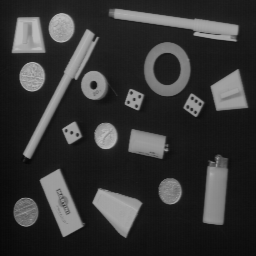
#> input picture taller_6/images/OBJECTS.png, 256 x 256 px
$ jupyter execute ejercicio_sintesis_1.ipynb
#> lines starting #> are read from the running program, lines starting #| are printed output that depends on the picture; after the words box and inside, x2 and y2 are one past the last pixel; in counts of white or black regions, pixels touching at a corner belong together; long printed decimals are rounded
[cell 1]
import cv2
import matplotlib.pyplot as plt

image = cv2.imread("images/OBJECTS.png", cv2.IMREAD_GRAYSCALE)
#> image is the input picture: shape (256, 256); min 7, max 188, mean 53.3

plt.imshow(image, cmap="gray")
plt.show()

[cell 2]
# Umbralice esta imagen para separar los objetos del fondo (umbral=70).

retval, umbralizada = cv2.threshold(image, 70, 255, cv2.THRESH_BINARY)
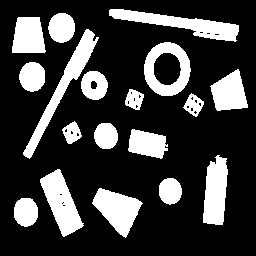
#> umbralizada: shape (256, 256); 24.2% white; 18 white regions

plt.imshow(umbralizada, cmap="gray")
plt.title("umbralizada")
plt.show()

[cell 3]
# Etiquetado de objetos

from skimage.measure import label, regionprops
import numpy as np

connected_components = label(umbralizada, background=0, connectivity=2)
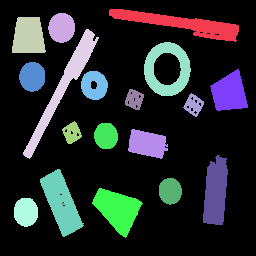
#> connected_components: shape (256, 256) int64; 19 distinct labels, from 0 to 18; one colour per label, 0 black

regions = regionprops(connected_components)
#> regions = 18 regions; largest, box (x1, y1, x2, y2) and area: (109, 9, 239, 42) 1639, (23, 29, 99, 159) 1618, (40, 169, 84, 237) 1475, (92, 188, 143, 238) 1366, (203, 155, 228, 225) 1330

objetos_interes = []
result_image = np.zeros_like(umbralizada)

for r in regions:
    if r.axis_minor_length >= 22:
        result_image[connected_components == r.label] = 255
        print(r.label, r.axis_minor_length)
        objetos_interes.append(r)
#> this loop made 18 passes
#| 2 26.863
#| 3 33.681
#| 5 54.253
#| 6 26.232
#| 7 35.792
#| 8 27.658
#| 12 23.989
#| 13 26.254
#> (further printed lines are left out)
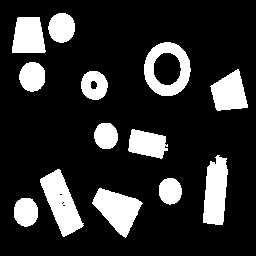
#> result_image: shape (256, 256); 18% white; 13 white regions
#> after the loop, objetos_interes = 13 regions; largest, box (x1, y1, x2, y2) and area: (40, 169, 84, 237) 1475, (92, 188, 143, 238) 1366, (203, 155, 228, 225) 1330, (144, 42, 191, 96) 1305, (210, 69, 248, 111) 1058


plt.imshow(result_image, cmap="gray", vmin=0, vmax=255)
plt.title("result_image")
plt.show()

result_image2 = np.zeros_like(umbralizada)
for r in objetos_interes:
    if r.solidity < 0.91:
        result_image2[connected_components == r.label] = 255
#> this loop made 13 passes
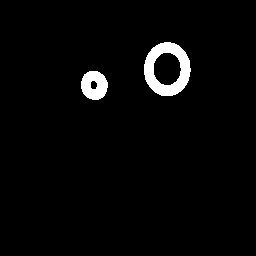
#> result_image2: shape (256, 256); 2.9% white; 2 white regions, box (x1, y1, x2, y2) and area: (144, 42, 191, 96) 1305, (81, 71, 108, 100) 581

plt.imshow(result_image2, cmap="gray", vmin=0, vmax=255)
plt.title("result_image")
plt.show()

inverted_2 = cv2.bitwise_not(result_image2)
plt.imshow(inverted_2, cmap="gray", vmin=0, vmax=255)
plt.title("inverted_2")
plt.show()

final = cv2.bitwise_and(result_image, inverted_2)
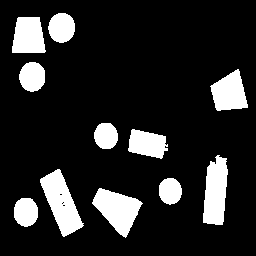
#> final: shape (256, 256); 15.1% white; 11 white regions, largest, box (x1, y1, x2, y2) and area: (40, 169, 84, 237) 1475, (92, 188, 143, 238) 1366, (203, 155, 228, 225) 1330
plt.imshow(final, cmap="gray", vmin=0, vmax=255)
plt.title("final")
plt.show()

$ run again, with taller_6/images/ANGIO.png copied over taller_6/images/OBJECTS.png
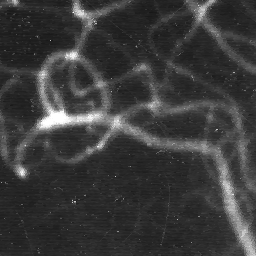
#> input picture taller_6/images/ANGIO.png, 256 x 256 px
#> image is the input picture: shape (256, 256); min 20, max 255, mean 58.9
#> umbralizada: shape (256, 256); 21.5% white; 218 white regions (206 under 20 px)
#> `connected_components = label(umbralizada, background=0, connectivity=2)`:
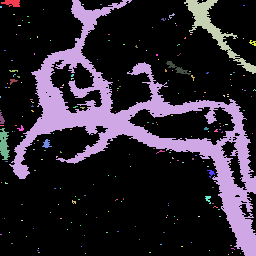
#> connected_components: shape (256, 256) int64; 219 distinct labels, from 0 to 218; one colour per label, 0 black
#> regions = 218 regions; largest, box (x1, y1, x2, y2) and area: (9, 0, 256, 256) 11964, (184, 0, 256, 74) 1033, (0, 128, 10, 160) 206, (166, 61, 191, 75) 105, (1, 0, 20, 7) 95
#> the loop `for r in regions:` made 218 passes
#| 2 150.354
#| 3 24.219
#> after the loop `for r in regions:`:
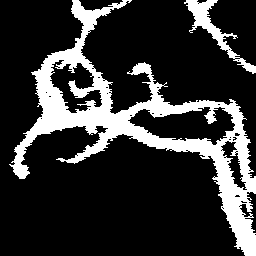
#> result_image: shape (256, 256); 19.8% white; 2 white regions
#> after the loop `for r in regions:`: objetos_interes = 2 regions; box (x1, y1, x2, y2) and area: (9, 0, 256, 256) 11964, (184, 0, 256, 74) 1033
#> the loop `for r in objetos_interes:` made 2 passes
#> inverted_2: shape (256, 256); 80.2% white; 2 black regions, box (x1, y1, x2, y2) and area: (9, 0, 256, 256) 11964, (184, 0, 256, 74) 1033
#> final: shape (256, 256); every value is 0

$ run again, with taller_6/images/MEB.png copied over taller_6/images/OBJECTS.png
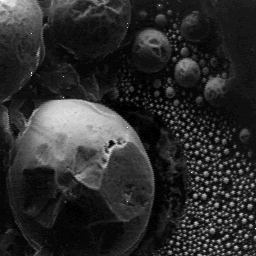
#> input picture taller_6/images/MEB.png, 256 x 256 px
#> image is the input picture: shape (256, 256); min 0, max 255, mean 44.3
#> umbralizada: shape (256, 256); 17.8% white; 404 white regions (382 under 20 px)
#> `connected_components = label(umbralizada, background=0, connectivity=2)`:
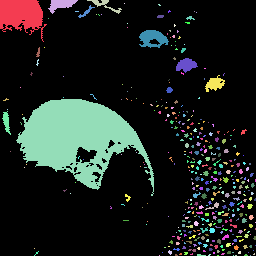
#> connected_components: shape (256, 256) int64; 405 distinct labels, from 0 to 404; one colour per label, 0 black
#> regions = 404 regions; largest, box (x1, y1, x2, y2) and area: (16, 99, 154, 196) 6712, (0, 0, 47, 42) 1195, (139, 30, 169, 48) 349, (48, 0, 78, 14) 215, (176, 58, 198, 73) 203
#> the loop `for r in regions:` made 404 passes
#| 1 34.091
#| 59 80.792
#> after the loop `for r in regions:`:
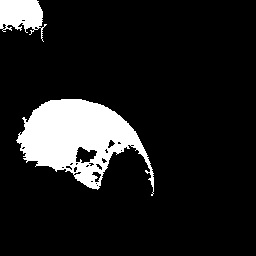
#> result_image: shape (256, 256); 12.1% white; 2 white regions
#> after the loop `for r in regions:`: objetos_interes = 2 regions; box (x1, y1, x2, y2) and area: (16, 99, 154, 196) 6712, (0, 0, 47, 42) 1195
#> the loop `for r in objetos_interes:` made 2 passes
#> inverted_2: shape (256, 256); 87.9% white; 2 black regions, box (x1, y1, x2, y2) and area: (16, 99, 154, 196) 6712, (0, 0, 47, 42) 1195
#> final: shape (256, 256); every value is 0
